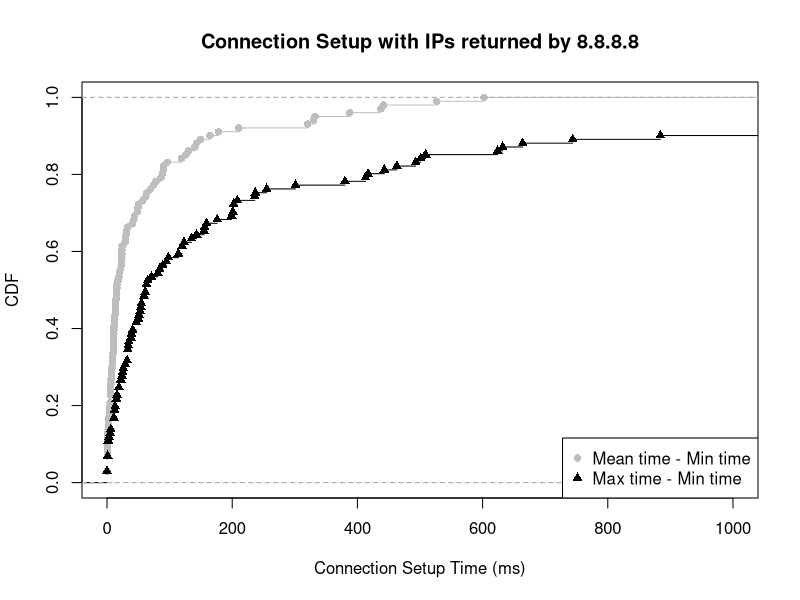

Recreate this plot in R.
mean_min <- c(1.461538, 526.722222, 130.000000, 31.537037, 23.833333, 15.366667, 4.000000, 0.000000, 1.333333, 142.743590, 320.604167, 5.833333, 19.869565, 13.926829, 0.000000, 57.300000, 10.333333, 4.333333, 5.100000, 1.166667, 10.562500, 15.533333, 210.666667, 21.500000, 74.055556, 23.333333, 441.916667, 10.904762, 10.444444, 1.083333, 96.166667, 9.785714, 49.166667, 63.270833, 50.444444, 332.416667, 78.250000, 118.714286, 18.976190, 16.000000, 0.500000, 24.000000, 13.500000, 69.708333, 86.333333, 7.333333, 30.500000, 11.166667, 61.916667, 6.277778, 330.055556, 13.416667, 2.500000, 140.333333, 23.687500, 49.000000, 164.333333, 126.166667, 0.750000, 602.269231, 44.196970, 28.833333, 5.100000, 29.433333, 10.708333, 41.083333, 5.333333, 4.833333, 8.875000, 12.888889, 7.763158, 23.583333, 22.642857, 149.500000, 0.000000, 42.750000, 1.842857, 90.362369, 15.666667, 7.500000, 5.062500, 12.166667, 437.437500, 88.619048, 10.791667, 14.250000, 387.833333, 6.333333, 0.666667, 2.583333, 0.500000, 90.333333, 17.416667, 0.500000, 8.333333, 0.500000, 2.194444, 33.066667, 9.000000, 11.909091, 178.115385)

max_min <- c(5.00, 5643.00, 380.00, 202.00, 120.00, 26.00, 16.00, 0.00, 2.00, 301.00, 3233.00, 33.00, 463.00, 71.00, 0.00, 114.00, 34.00, 11.00, 33.00, 3.00, 55.00, 61.00, 493.00, 95.00, 413.00, 143.00, 1687.00, 41.00, 33.00, 2.00, 201.00, 22.00, 89.00, 202.00, 176.00, 3026.00, 199.00, 632.00, 50.00, 32.00, 1.00, 59.00, 54.00, 1160.00, 744.00, 53.00, 84.00, 29.00, 155.00, 47.00, 2164.00, 81.00, 6.00, 509.00, 135.00, 98.00, 501.00, 624.00, 2.00, 1161.00, 884.00, 120.00, 19.00, 65.00, 25.00, 237.00, 11.00, 12.00, 123.00, 22.00, 47.00, 255.00, 63.00, 417.00, 0.00, 236.00, 51.00, 1535.00, 35.00, 15.00, 15.00, 24.00, 3125.00, 664.00, 38.00, 59.00, 1135.00, 13.00, 1.00, 11.00, 1.00, 208.00, 156.00, 2.00, 12.00, 1.00, 19.00, 159.00, 39.00, 63.00, 443.00)

mean_min_val = ecdf(mean_min)
max_min_val = ecdf(max_min)

plot(mean_min_val, lty=1, col="grey", pch = 16, xlab="Connection Setup Time (ms)", ylab="CDF", main="Connection Setup with IPs returned by 8.8.8.8", xlim=c(0, 1000))
lines(max_min_val, pch = 17)

legend("bottomright",  pch = c(16, 17), legend=c("Mean time - Min time", "Max time - Min time"), col=c("grey", "black"))

